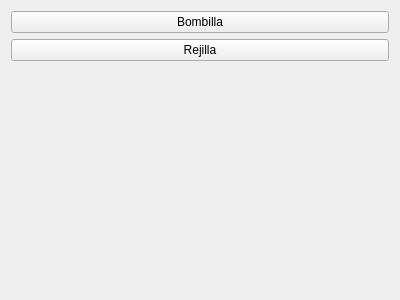
<?xml version="1.0" encoding="UTF-8"?>
<ui version="4.0">
 <class>MainWindow</class>
 <widget class="QMainWindow" name="MainWindow">
  <property name="geometry">
   <rect>
    <x>0</x>
    <y>0</y>
    <width>400</width>
    <height>300</height>
   </rect>
  </property>
  <property name="windowTitle">
   <string>MainWindow</string>
  </property>
  <widget class="QWidget" name="centralWidget">
   <layout class="QVBoxLayout" name="verticalLayout">
    <item>
     <widget class="QPushButton" name="pushButton">
      <property name="text">
       <string>Bombilla</string>
      </property>
     </widget>
    </item>
    <item>
     <widget class="QPushButton" name="pushButton_2">
      <property name="text">
       <string>Rejilla</string>
      </property>
     </widget>
    </item>
    <item>
     <widget class="QLabel" name="label">
      <property name="text">
       <string/>
      </property>
      <property name="pixmap">
       <pixmap resource="images.qrc">:/images/icons/bulb-on-128.png</pixmap>
      </property>
      <property name="scaledContents">
       <bool>false</bool>
      </property>
      <property name="alignment">
       <set>Qt::AlignCenter</set>
      </property>
     </widget>
    </item>
   </layout>
  </widget>
 </widget>
 <layoutdefault spacing="6" margin="11"/>
 <resources>
  <include location="images.qrc"/>
 </resources>
 <connections/>
</ui>
